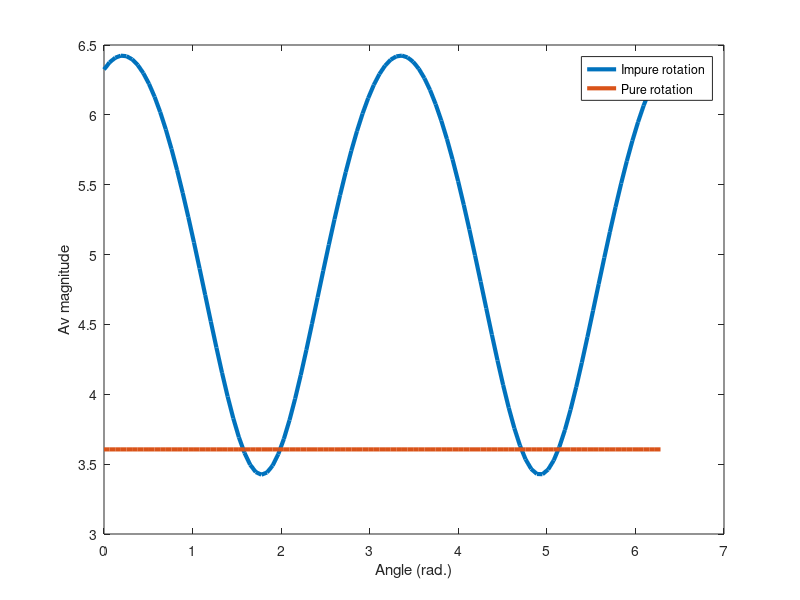

MATLAB code for this plot:
%%% CODE CHALLENGE 08

% creating 2D input vector 
v = [ 3 -2 ]';

thetas = linspace(0, 2 * pi, 100);

% initialize 
vecmags = zeros(length(thetas), 2);

for i = 1 : length(thetas)
  % rotation angle (specify in radians)
  theta = thetas(i);

  % creating 2x2 impure transformation matrix 
  A1 = [ 2*cos(theta) -sin(theta);
        sin(theta) cos(theta) ];
      
  % creating 2x2 transformation matrix 
  A2 = [ cos(theta) -sin(theta);
        sin(theta) cos(theta) ];

  % output vector is Av (convert v to column)
  vecmags(i, 1) = norm( A1 * v );
  vecmags(i, 2) = norm( A2 * v );
   
end

% plotting
clf
plot(thetas, vecmags, 'linewidth', 3)
ylabel('Av magnitude'), xlabel('Angle (rad.)')
legend({'Impure rotation'; 'Pure rotation'})